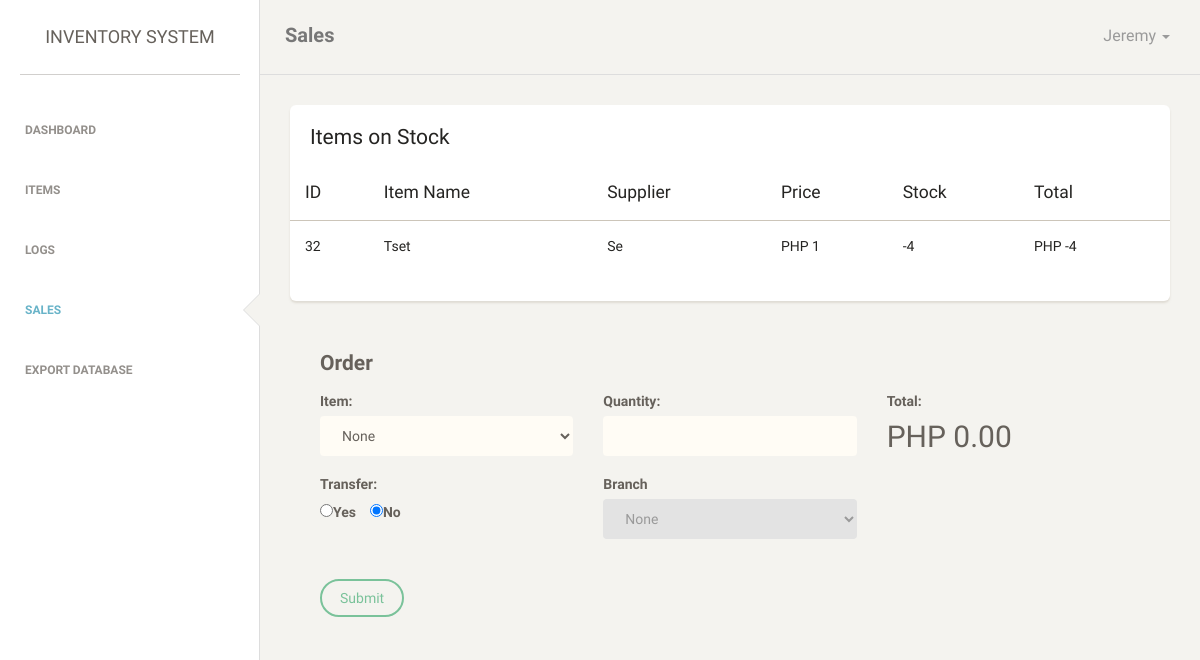
/admin/sales.php (signed in), run on an earlier commit of the app's database.
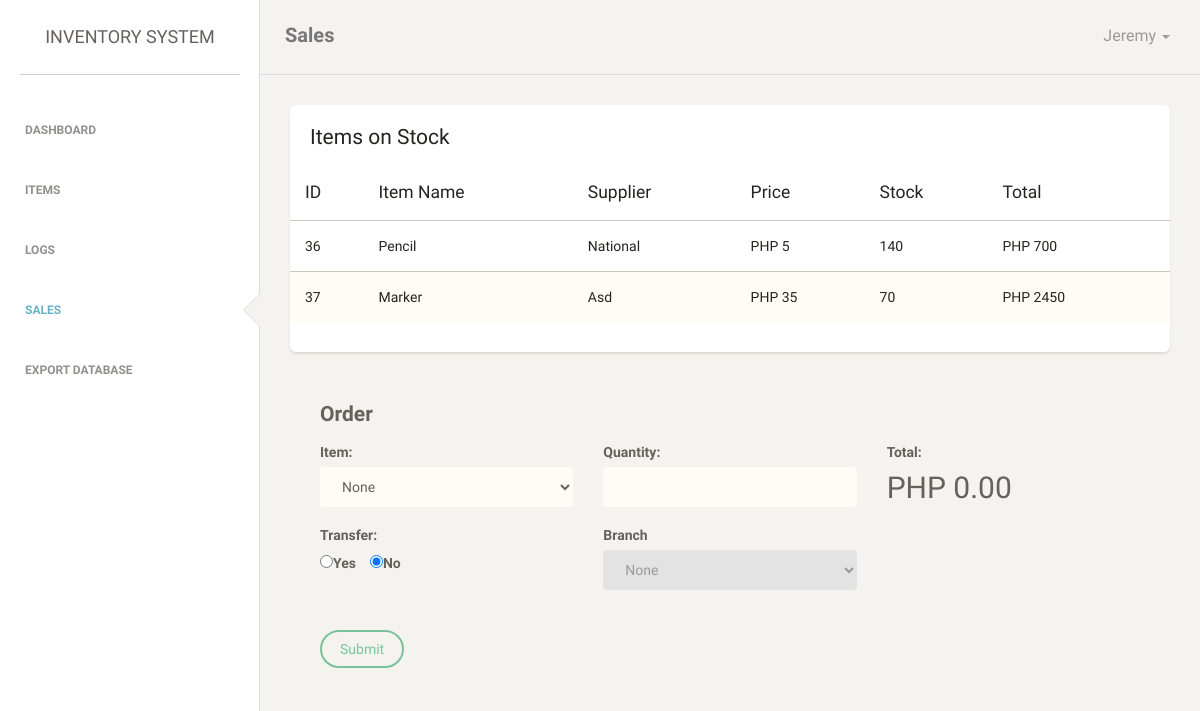
And on a later commit of the database.
### tables this page shows
CREATE TABLE `items` (
  `date_added` datetime NOT NULL,
  `item_id` int(10) NOT NULL,
  `item_name` varchar(20) NOT NULL,
  `supplier_name` varchar(20) NOT NULL,
  `price` int(6) NOT NULL,
  `stock` int(10) NOT NULL,
  `total` int(11) NOT NULL
);

### admin/sales.php (the view, shortened to what the changed rows need)
<?php
    include "../php/connect.php";
?>
<!doctype html>
<html lang="en">
<head>
    <link href="assets/css/bootstrap.min.css" rel="stylesheet" />
    <link href="assets/css/animate.min.css" rel="stylesheet"/>
    <link href="assets/css/paper-dashboard.css" rel="stylesheet"/>
    <link href="assets/css/demo.css" rel="stylesheet" />
    <link href="assets/css/themify-icons.css" rel="stylesheet">
    <link href="../css/sweetalert.css" rel="stylesheet">
</head>
<body>
<div class="wrapper">
    <div class="main-panel">
        <div class="content">
            <div class="container-fluid">
                <div class="row">
                    <div class="col-md-12">
                        <div id="my-table">
                            <div class="card">
                                <div class="content table-responsive table-full-width">
                                    <form method="post" action="" id="item-table">
                                    <table class="table table-striped">
                                        <thead>
                                            <th>ID</th>
                                            <th>Item Name</th>
                                            <th>Supplier</th>
                                            <th>Price</th>
                                            <th>Stock</th>
                                            <th>Total</th>
                                        </thead>
                                        <tbody>
                                            <?php
                                                $sql = "SELECT * FROM items";
                                                $result = mysqli_query($conn, $sql);
                                                while($rows = mysqli_fetch_array($result)){ ?>
                                                <tr>
                                                    <td id="item-id-<?php echo $rows['item_id']; ?>"><?php echo $rows['item_id']; ?></td>
                                                    <td id="item-name-<?php echo $rows['item_id']; ?>"><?php echo $rows['item_name']; ?></td>
                                                    <td id="supplier-name-<?php echo $rows['item_id']; ?>"><?php echo $rows['supplier_name']; ?></td>
                                                    <td id="price-<?php echo $rows['item_id']; ?>"><?php echo "PHP " . $rows['price']; ?></td>
                                                    <td><?php echo $rows['stock']; ?></td>
                                                    <td><?php echo "PHP " . ($rows['price'] * $rows['stock']); ?></td>
                                                </tr>
                                            <?php } ?>
                                        </tbody>
                                    </table>
                                    </form>
                                </div>
                            </div>
                        </div>
                    </div>
                </div>
            </div>
        </div>
    </div>
</div>
</body>
</html>

What changed in the data, as far as the page shows it:
removed items: item_id "32", item_name "Tset", supplier_name "Se", price "1", stock "-4", $rows['price']*$rows['stock'] "-4"
added items: item_id "36", item_name "Pencil", supplier_name "National", price "5", stock "140", $rows['price'] * $rows['stock'] "700"
added items: item_id "37", item_name "Marker", supplier_name "Asd", price "35", stock "70", $rows['price'] * $rows['stock'] "2450"
